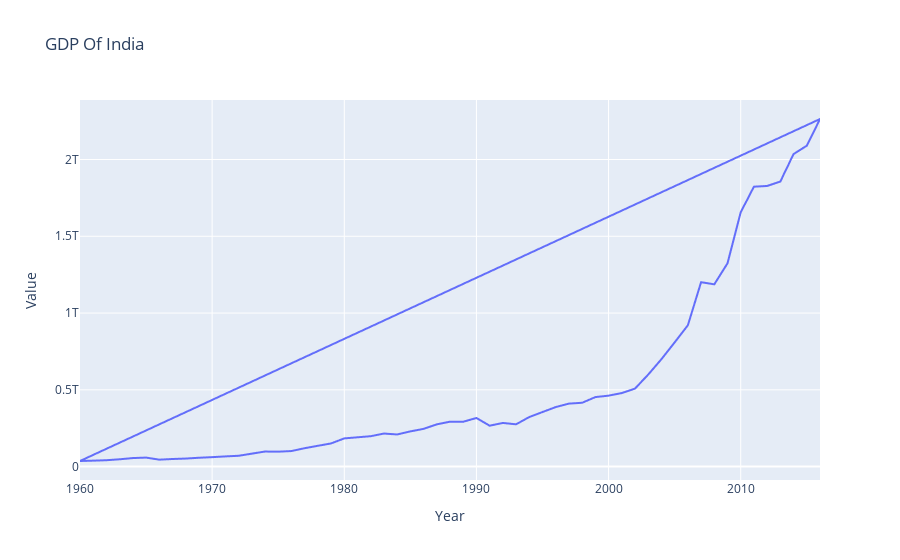

Notebook code for this chart:
### Markdown cell above
# GDP Growth Chart of India from 1960 to 2016

### Code cell
df_pa=df[df["Country Name"]=="India"]
fig=px.line(df_pa,x="Year",y="Value",title="GDP Of India")

fig

### Figure 1 — Plotly figure (JSON) as saved in the notebook; plotly's stock layout.template omitted (floating-point values rounded to 4 significant figures; data arrays with more than 128 entries replaced by an {"elided": "..."} marker saying what was removed)
{"data": [{"hovertemplate": "Year=%{x}<br>Value=%{y}<extra></extra>", "legendgroup": "", "line": {"color": "#636efa", "dash": "solid"}, "marker": {"symbol": "circle"}, "mode": "lines", "name": "", "showlegend": false, "type": "scattergl", "x": {"elided": "3249 int values"}, "xaxis": "x", "y": {"elided": "3249 float values"}, "yaxis": "y"}], "layout": {"legend": {"tracegroupgap": 0}, "title": {"text": "GDP Of India"}, "xaxis": {"anchor": "y", "domain": [0, 1], "title": {"text": "Year"}}, "yaxis": {"anchor": "x", "domain": [0, 1], "title": {"text": "Value"}}}}
